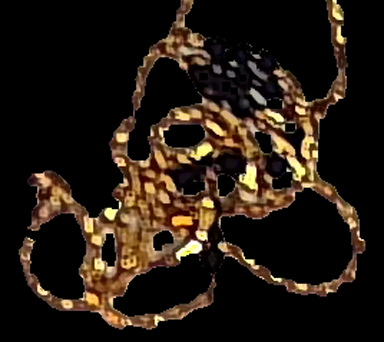
#> input picture similarity_crops/slot1_check_153340_ok_in11_col0.99_size0.95.png, 384 x 342 px
$ python -i jewel_capture.py   (imports and definitions only)
#> lines starting #> are read from the running program, lines starting #| are printed output that depends on the picture; after the words box and inside, x2 and y2 are one past the last pixel; in counts of white or black regions, pixels touching at a corner belong together
#> further down, picture is the input picture: shape (342, 384, 3); mean B, G, R 18.4, 27.4, 37.4
"""
Still-capture jewel crops and mask, ported from SOP-monitoring-rpi integrated_ui_app.py
(_threshold_jewelry_mask, _score_threshold_jewelry_mask, build_shared_jewelry_mask,
_component_items_from_mask, analyze_pledge_jewel_count_capture) and Weight-Scale-SOP
backend/app/analysis/vision.py (build_jewellery_mask, separate_jewellery_items).

The jewellery area is cropped, everything to ignore (outside the ROI, the touchstone) is painted white
and erased from the mask, and an Otsu-based mask is built. The jewels themselves are counted by YOLO;
each YOLO jewel is cut out from that mask onto pure white - the input the SigLIP classifier expects
(component_items_from_mask is the repos' Otsu count, kept for reference).
"""
import cv2
import numpy as np

COUNT_CAPTURE_MIN_AREA_RATIO = 0.00045  # as in integrated_ui_app.py
COUNT_CAPTURE_MIN_AREA_PX = 350
COUNT_CAPTURE_PADDING_PX = 14
ERASE_DILATE_PX = 25                    # erase regions are grown like the repo's ArUco erase mask
STONE_ERASE_PAD_PX = 40                 # the stone's edge and shadow must not become a "jewel"
RING_MIN_HOLE_RATIO = 0.5               # closed loop: interior hole / outline area
RING_MIN_ELLIPSE_IOU = 0.92             # closed loop: outline close to an ellipse


def threshold_jewelry_mask(image_bgr, bg_is_white, threshold_value=220):
    gray = cv2.cvtColor(image_bgr, cv2.COLOR_BGR2GRAY)
    hsv = cv2.cvtColor(image_bgr, cv2.COLOR_BGR2HSV)
    if bg_is_white:
        _, otsu = cv2.threshold(gray, 0, 255, cv2.THRESH_BINARY_INV + cv2.THRESH_OTSU)
        _, fixed = cv2.threshold(gray, threshold_value, 255, cv2.THRESH_BINARY_INV)
        thresholded = cv2.bitwise_or(otsu, fixed)
    else:
        thresholded = cv2.adaptiveThreshold(gray, 255, cv2.ADAPTIVE_THRESH_GAUSSIAN_C,
                                            cv2.THRESH_BINARY_INV, 21, 10)
    edges = cv2.dilate(cv2.Canny(gray, 50, 150), np.ones((3, 3), np.uint8), iterations=1)
    thresholded = cv2.bitwise_or(thresholded, edges)
    hue, saturation, value = hsv[:, :, 0], hsv[:, :, 1], hsv[:, :, 2]
    colored = ((saturation > 45) & (value > 28) & (((hue >= 5) & (hue <= 110)) | (hue >= 125))).astype(np.uint8) * 255
    colored = cv2.dilate(colored, cv2.getStructuringElement(cv2.MORPH_ELLIPSE, (3, 3)), iterations=1)
    thresholded = cv2.bitwise_or(thresholded, colored)
    kernel = cv2.getStructuringElement(cv2.MORPH_ELLIPSE, (5, 5))
    thresholded = cv2.morphologyEx(thresholded, cv2.MORPH_CLOSE, kernel, iterations=2)
    return (thresholded > 0).astype(np.uint8)


def score_threshold_jewelry_mask(mask):
    mask_u8 = (mask > 0).astype(np.uint8)
    mask_ratio = float(mask_u8.mean()) if mask_u8.size else 1.0
    count, _, stats, _ = cv2.connectedComponentsWithStats(mask_u8, connectivity=8)
    image_h, image_w = mask_u8.shape[:2]
    min_component_area = max(80, int(mask_u8.size * 0.0005))
    useful, largest_border, largest_inner = 0, 0, 0
    for idx in range(1, count):
        area = int(stats[idx, cv2.CC_STAT_AREA])
        if area < min_component_area:
            continue
        x, y, w, h = (int(stats[idx, k]) for k in (cv2.CC_STAT_LEFT, cv2.CC_STAT_TOP, cv2.CC_STAT_WIDTH,
                                                    cv2.CC_STAT_HEIGHT))
        if x <= 1 or y <= 1 or x + w >= image_w - 1 or y + h >= image_h - 1:
            largest_border = max(largest_border, area)
        else:
            useful += 1
            largest_inner = max(largest_inner, area)
    if useful == 0:
        return -1_000_000.0
    score = float(largest_inner) + useful * 250.0
    if mask_ratio < 0.002:
        score -= 100_000.0
    if mask_ratio > 0.45:
        score -= mask_ratio * mask_u8.size
    if largest_border > largest_inner:
        score -= largest_border * 0.75
    return score


def build_shared_jewelry_mask(image_bgr, erase_mask=None):
    corners = [image_bgr[0, 0], image_bgr[0, -1], image_bgr[-1, 0], image_bgr[-1, -1]]
#> corners = [[0, 0, 0], [0, 0, 0], [0, 0, 0], [0, 0, 0]]
    preferred_white = float(np.mean([c.mean() for c in corners])) > 180.0
#> preferred_white = False
    kernel = cv2.getStructuringElement(cv2.MORPH_ELLIPSE, (5, 5))
    candidates = []
    for bg_is_white in (preferred_white, not preferred_white):
        candidate = threshold_jewelry_mask(image_bgr, bg_is_white)
        candidate = cv2.morphologyEx(candidate, cv2.MORPH_CLOSE, kernel, iterations=1)
        candidates.append((score_threshold_jewelry_mask(candidate), candidate))
#> this loop made 2 passes
#> (mask_ratio in score_threshold_jewelry_mask, count in score_threshold_jewelry_mask, stats in score_threshold_jewelry_mask, image_h in score_threshold_jewelry_mask, image_w in score_threshold_jewelry_mask, min_component_area in score_threshold_jewelry_mask) on passes 1 to 2: (0.425, 2, [[0, 0, 384, 342, 75500], [15, 0, 355, 334, 55828]], 342, 384, 80), (1, 2, [[-1, 2147483647, 0, 0, 0], [0, 0, 384, 342, 131328]], 342, 384, 80)
#> pass 1, in threshold_jewelry_mask, `gray = cv2.cvtColor(image_bgr, cv2.COLOR_BGR2GRAY)`:
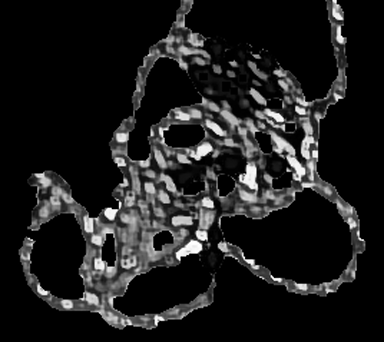
#> gray: shape (342, 384); min 0, max 255, mean 29.4
#> pass 1, in threshold_jewelry_mask, `thresholded = cv2.adaptiveThreshold(gray, 255, cv2.ADAPTIVE_THRESH_GAU..`:
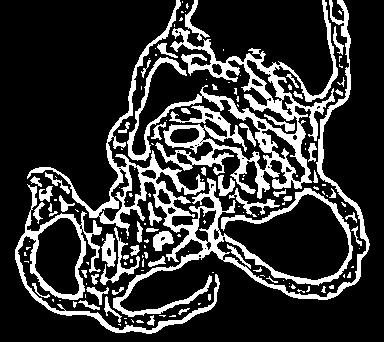
#> thresholded: shape (342, 384); 20.9% white; 151 white regions (95 under 20 px), largest, box (x1, y1, x2, y2) and area: (27, 0, 370, 317) 9904, (127, 0, 338, 199) 9339, (15, 184, 220, 334) 2934
#> pass 1, in threshold_jewelry_mask, `edges = cv2.dilate(cv2.Canny(gray, 50, 150), np.ones((3, 3), np.uint8)..`:
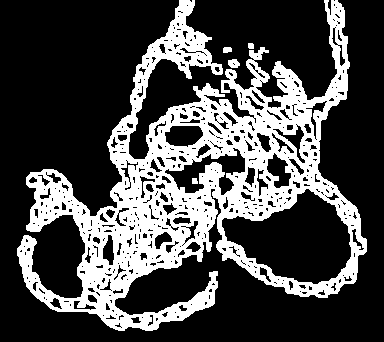
#> edges: shape (342, 384); 28.7% white; 5 white regions, box (x1, y1, x2, y2) and area: (17, 0, 367, 331) 37529, (228, 59, 240, 68) 83, (223, 47, 232, 53) 48, (248, 43, 254, 49) 34, (192, 178, 198, 184) 33
#> after the loop: candidate: shape (342, 384); every value is 1
#> after the loop, candidates = 2 items
    mask = max(candidates, key=lambda item: item[0])[1].astype(np.uint8)
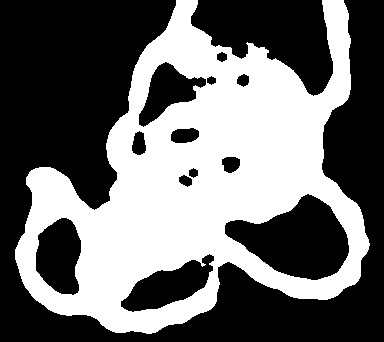
#> mask: shape (342, 384); values 0 (black) and 1 (white), 42.5% white; 1 white region, box (x1, y1, x2, y2) and area: (15, 0, 370, 334) 55828
    if erase_mask is not None and np.any(erase_mask):
        erase = cv2.dilate((erase_mask > 0).astype(np.uint8),
                           cv2.getStructuringElement(cv2.MORPH_ELLIPSE, (ERASE_DILATE_PX, ERASE_DILATE_PX)))
        mask[erase > 0] = 0
    prepared = np.full_like(image_bgr, 255)
    prepared[mask > 0] = image_bgr[mask > 0]
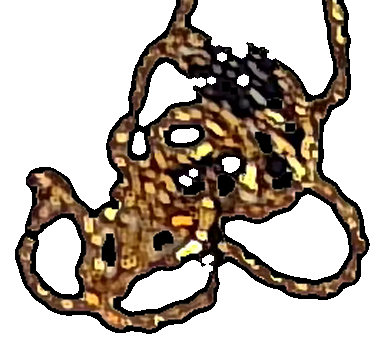
#> prepared: shape (342, 384, 3); mean B, G, R 164.9, 174, 183.9
    return prepared, mask


# [100 lines left out: functions component_items_from_mask, jewellery_mask, jewel_crop, ring_shape, not called in this run]

>>> import cv2
>>> picture = cv2.imread('similarity_crops/slot1_check_153340_ok_in11_col0.99_size0.95.png')
>>> result = build_shared_jewelry_mask(picture)

$ run again, on similarity_crops/slot1_check_154649_ok_in8_col0.89_size1.22.png
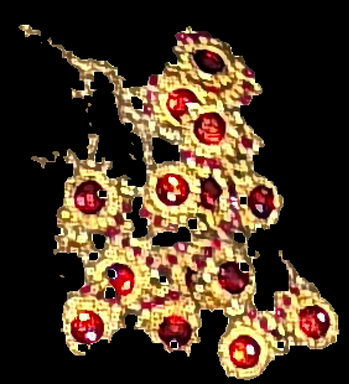
#> input picture similarity_crops/slot1_check_154649_ok_in8_col0.89_size1.22.png, 349 x 384 px
#> picture is the input picture: shape (384, 349, 3); mean B, G, R 36.1, 54, 72.6
#> corners = [[0, 0, 0], [0, 0, 0], [0, 0, 0], [0, 0, 0]]
#> preferred_white = False
#> the loop in build_shared_jewelry_mask, `for bg_is_white in (preferred_white, not preferred_white):` made 2 passes
#> (mask_ratio in score_threshold_jewelry_mask, count in score_threshold_jewelry_mask, image_h in score_threshold_jewelry_mask, image_w in score_threshold_jewelry_mask, min_component_area in score_threshold_jewelry_mask) on pass 1: (0.497, 4, 384, 349, 80)
#> pass 1, in threshold_jewelry_mask, `thresholded = cv2.adaptiveThreshold(gray, 255, cv2.ADAPTIVE_THRESH_GAU..`:
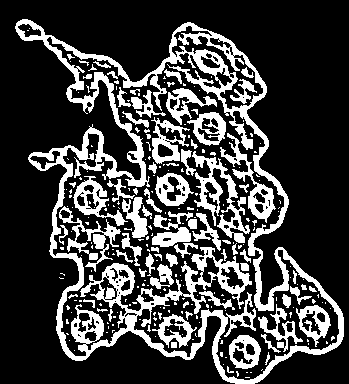
#> thresholded: shape (384, 349); 24.7% white; 256 white regions (184 under 20 px), largest, box (x1, y1, x2, y2) and area: (15, 19, 344, 384) 17216, (192, 151, 250, 243) 1594, (220, 133, 276, 223) 1025
#> after the loop in build_shared_jewelry_mask, `for bg_is_white in (preferred_white, not preferred_white):`: candidates = 2 items
#> mask: shape (384, 349); values 0 (black) and 1 (white), 49.7% white; 3 white regions (1 under 20 px), largest, box (x1, y1, x2, y2) and area: (15, 19, 344, 384) 66610, (58, 273, 66, 279) 38
#> in build_shared_jewelry_mask, `prepared[mask > 0] = image_bgr[mask > 0]`:
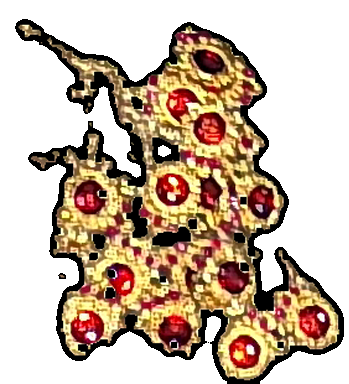
#> prepared: shape (384, 349, 3); mean B, G, R 164.3, 182.2, 200.8

$ run again, on similarity_crops/slot2_check_154521_ok_in73_col0.96_size1.03.png
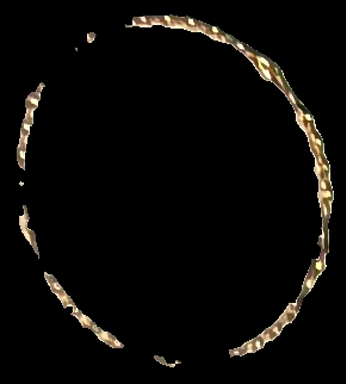
#> input picture similarity_crops/slot2_check_154521_ok_in73_col0.96_size1.03.png, 346 x 384 px
#> picture is the input picture: shape (384, 346, 3); mean B, G, R 7.1, 9, 10.2
#> corners = [[0, 0, 0], [0, 0, 0], [0, 0, 0], [0, 0, 0]]
#> preferred_white = False
#> the loop in build_shared_jewelry_mask, `for bg_is_white in (preferred_white, not preferred_white):` made 2 passes
#> (mask_ratio in score_threshold_jewelry_mask, count in score_threshold_jewelry_mask, image_h in score_threshold_jewelry_mask, image_w in score_threshold_jewelry_mask, min_component_area in score_threshold_jewelry_mask) on pass 1: (0.131, 7, 384, 346, 80)
#> pass 1, in threshold_jewelry_mask, `thresholded = cv2.adaptiveThreshold(gray, 255, cv2.ADAPTIVE_THRESH_GAU..`:
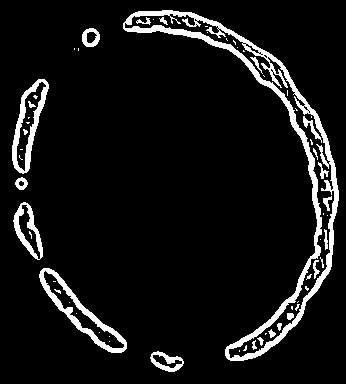
#> thresholded: shape (384, 346); 7.8% white; 62 white regions (40 under 20 px), largest, box (x1, y1, x2, y2) and area: (123, 10, 339, 361) 5932, (39, 268, 127, 353) 1283, (12, 79, 49, 174) 1042
#> after the loop in build_shared_jewelry_mask, `for bg_is_white in (preferred_white, not preferred_white):`: candidates = 2 items
#> mask: shape (384, 346); values 0 (black) and 1 (white), 13.1% white; 6 white regions, box (x1, y1, x2, y2) and area: (123, 10, 339, 361) 11314, (39, 268, 127, 353) 2274, (12, 79, 49, 190) 1993, (13, 202, 43, 260) 991, (150, 351, 184, 372) 463, (74, 28, 100, 53) 322
#> in build_shared_jewelry_mask, `prepared[mask > 0] = image_bgr[mask > 0]`:
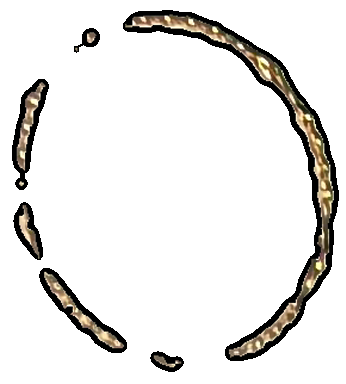
#> prepared: shape (384, 346, 3); mean B, G, R 228.8, 230.7, 231.9
